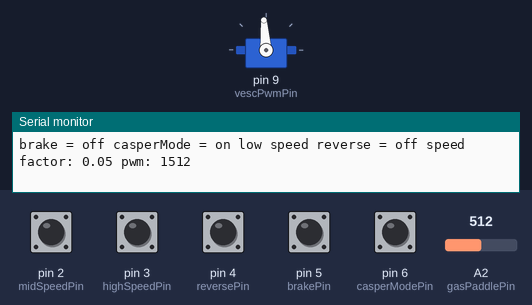
The program below on a simulated Arduino Nano, built with avr-gcc and run on an emulated ATmega328P. Shown: servo, the last lines printed to the serial monitor. The inputs (shaded band) are chosen by the test bench; at power-on: pin 2 (midSpeedPin), pin 3 (highSpeedPin), pin 4 (reversePin), pin 5 (brakePin), pin 6 (casperModePin) HIGH, A2 (gasPaddlePin) = 512.

Above: at 1.2 s.
1.3 s: pin 2 (midSpeedPin) pulled LOW for 0.15 s
At 2.1 s:
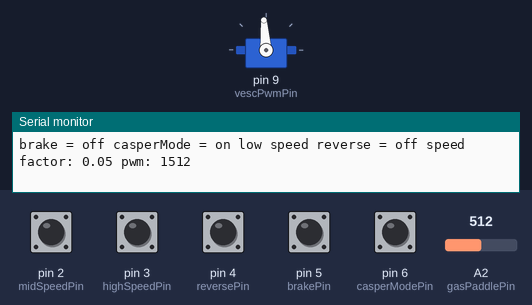
4.4 s: pin 4 (reversePin) pulled LOW for 0.15 s
At 5.7 s:
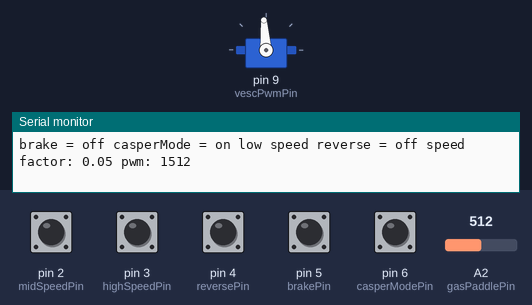
7.5 s: pin 6 (casperModePin) pulled LOW for 0.15 s
At 9.0 s:
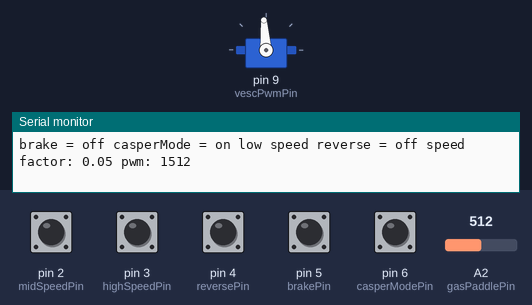
10.6 s: pin 3 (highSpeedPin) pulled LOW for 0.15 s
At 11.5 s:
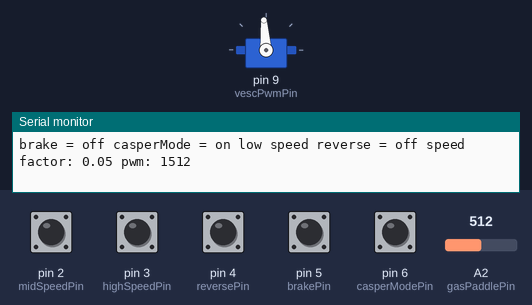
13.7 s: pin 5 (brakePin) pulled LOW for 0.15 s
At 14.4 s:
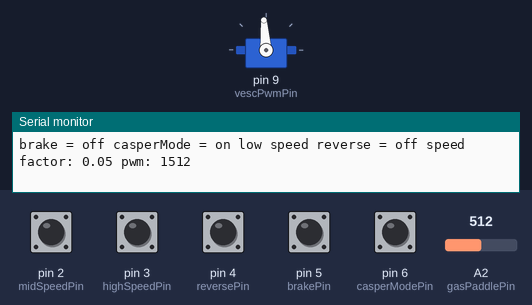
15.4 s: pin 3 (highSpeedPin) pulled LOW for 1 s
At 16.1 s:
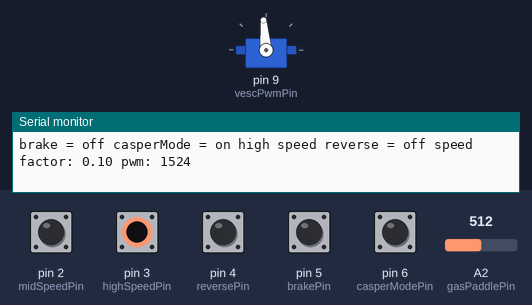
Timing chart, 0 to 18.4 s (numbered marks = the images above; inputs shaded):
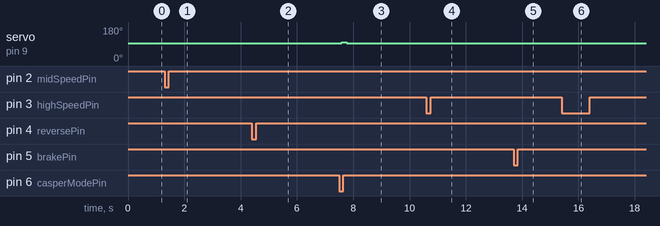

The program:

main.cpp
```cpp
#include <Arduino.h>
#include <Servo.h>
#define ON LOW
#define OFF HIGH
//gx12-7 input
const int midSpeedPin = 2;
const int highSpeedPin = 3;
const int reversePin = 4;
const int brakePin = 5;
const int casperModePin = 6;
// gx12-3 gas paddle
const int gasPaddlePin = A2;
// vesc comunication
const int vescPwmPin = 9;
const int vescPwmZeroSpeed = 1500;
// speed factors
const float lowSpeedFactor = 0.25;
const float midSpeedFactor = 0.50;
const float highSpeedFactor = 1;
const float reverseSpeedFactor =0.1;
const float casperLowSpeedFactor = 0.05;
const float casperMidSpeedFactor = 0.08;
const float casperHighSpeedFactor = 0.10;
const float casperReverseSpeedFactor =-0.1;
// set temp variabels
float speedFactor = 0;
int gasLevel = 0;
int speedPwm = 0;

Servo vesc;

void setup() {
  Serial.begin(9600);
  // setup pinmode gx12-7 inputs
  pinMode(midSpeedPin, INPUT_PULLUP);
  pinMode(highSpeedPin, INPUT_PULLUP);
  pinMode(reversePin, INPUT_PULLUP);
  pinMode(brakePin, INPUT_PULLUP);
  pinMode(casperModePin, INPUT_PULLUP);
  // setup vecs comunicatons
  vesc.attach(vescPwmPin);
  vesc.writeMicroseconds(1500);
}

void loop() {
  if(digitalRead(brakePin) == OFF){
    Serial.print("brake = off ");
    if(digitalRead(casperModePin) == HIGH){ // code runs if casper mode is on
      Serial.print("casperMode = on ");
      if(digitalRead(highSpeedPin) == ON){
        speedFactor = casperHighSpeedFactor;
        Serial.print("high speed ");
      } else if (digitalRead(midSpeedPin) == ON){
        speedFactor = casperMidSpeedFactor;
        Serial.print("mid speed ");
      } else {
        speedFactor = casperLowSpeedFactor;
        Serial.print("low speed ");
      }
      if (digitalRead(reversePin) == ON){
        speedFactor = speedFactor* reverseSpeedFactor;
        Serial.print("reverse = on ");
      } else{Serial.print("reverse = off ");}
    } else {
      Serial.print("casperMode = off ");
      if(digitalRead(highSpeedPin) == ON){
        speedFactor = highSpeedFactor;
        Serial.print("high speed ");
      } else if (digitalRead(midSpeedPin) == ON){
        speedFactor = midSpeedFactor;
        Serial.print("mid speed ");
      } else {
        speedFactor = lowSpeedFactor;
        Serial.print("low speed ");
      }
      if (digitalRead(reversePin) == ON){
        speedFactor = speedFactor* reverseSpeedFactor;
        Serial.print("reverse = on ");
      } else{Serial.print("reverse = off ");}
    }
  } else {
    Serial.print("brake = off ");
    speedFactor = 0;
  }
    Serial.print("speed factor: ");
    Serial.print(speedFactor);
    gasLevel= analogRead(gasPaddlePin)*speedFactor;
    speedPwm = map(gasLevel,-1023,1023,1000,2000);
    vesc.writeMicroseconds(speedPwm);
    Serial.print(" pwm: ");
    Serial.println(speedPwm);

}
```

Measured:
- after the input at 1.3 s, servo on pin 9 (vescPwmPin): 94° → 95° after 0.07 s, → 94° 0.17 s later
- after the input at 4.4 s, servo on pin 9 (vescPwmPin): 94° → 93° at once, → 94° 0.17 s later
- after the input at 7.5 s, servo on pin 9 (vescPwmPin): 94° → 99° after 0.09 s, → 94° 0.17 s later
- after the input at 10.6 s, servo on pin 9 (vescPwmPin): 94° → 95° after 0.07 s, → 94° 0.17 s later
- after the input at 13.7 s, servo on pin 9 (vescPwmPin): 94° → 93° after 0.08 s, → 94° 0.17 s later
- after the input at 15.4 s, servo on pin 9 (vescPwmPin): 94° → 95° after 0.09 s, → 94° 1.0 s later
